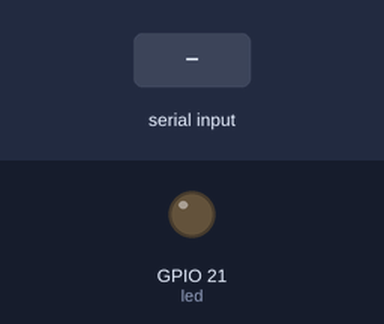
This program was run on a simulated Raspberry Pi (BCM pin numbers). On the bench: output pins drawn as LEDs (lit = HIGH). The inputs (shaded band) are chosen by the test bench. What the program prints to the terminal is not drawn.

Above: at 1.2 s.
1.3 s: "x" typed at the terminal, then Enter
At 2.5 s:
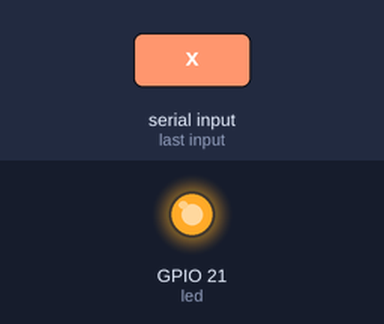
2.8 s: "o" typed at the terminal, then Enter
At 3.8 s:
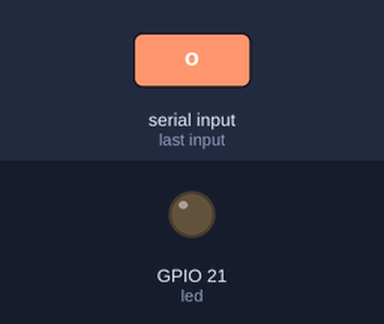
Timing chart, 0 to 5.8 s (numbered marks = the images above; inputs shaded):
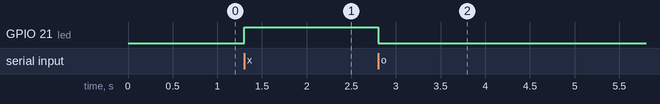

Measured:
- after the input at 1.3 s, GPIO 21 (led): LOW → HIGH at once
- after the input at 2.8 s, GPIO 21 (led): HIGH → LOW at once

The program:

keyboard.py
```python
import RPi.GPIO as GPIO

led = 21

GPIO.setmode(GPIO.BCM)
GPIO.setup(led, GPIO.OUT)

try:
    while True:
        user_input = input("o를 누르면 ON x를 누르면 off")

        if user_input == 'o':
            GPIO.output(led, GPIO.LOW)
        elif user_input == 'x':
            GPIO.output(led, GPIO.HIGH)
        elif user_input == 'q':
            break

except KeyboardInterrupt:
    GPIO.cleanup()
```
